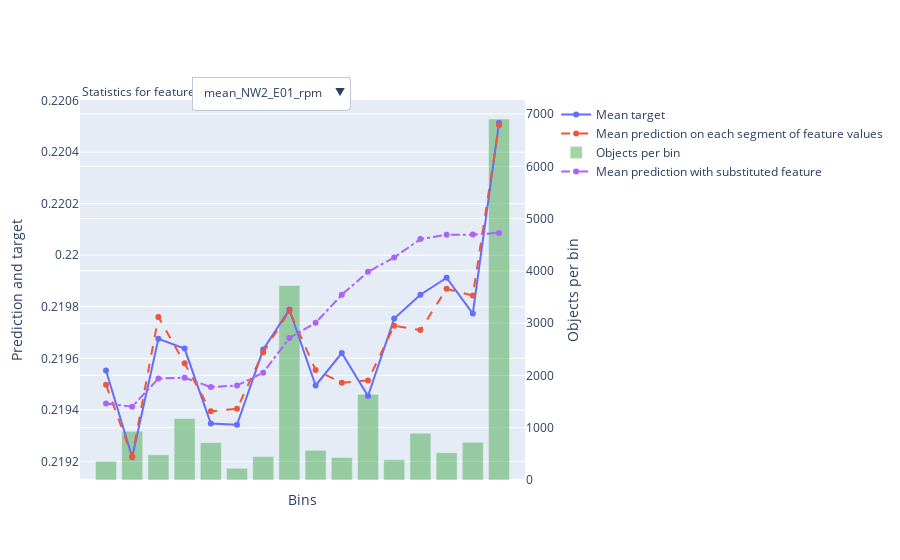
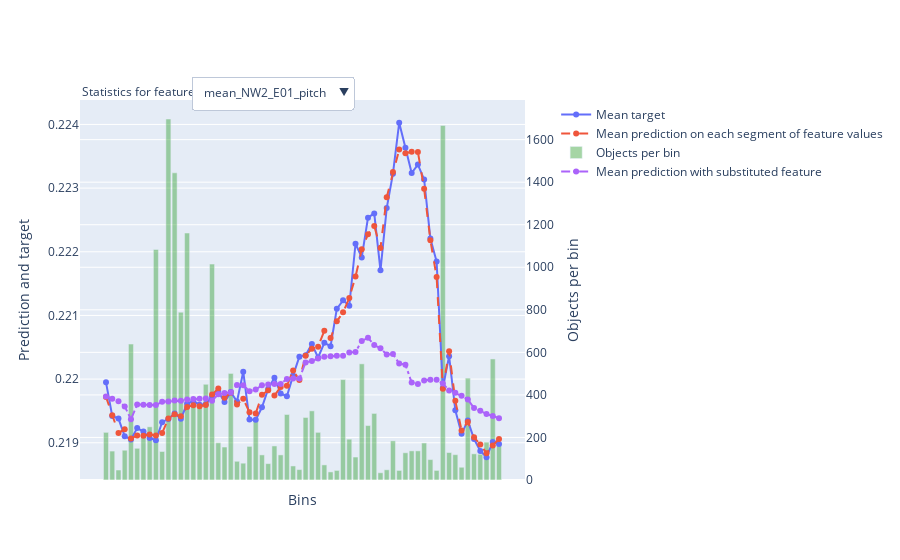
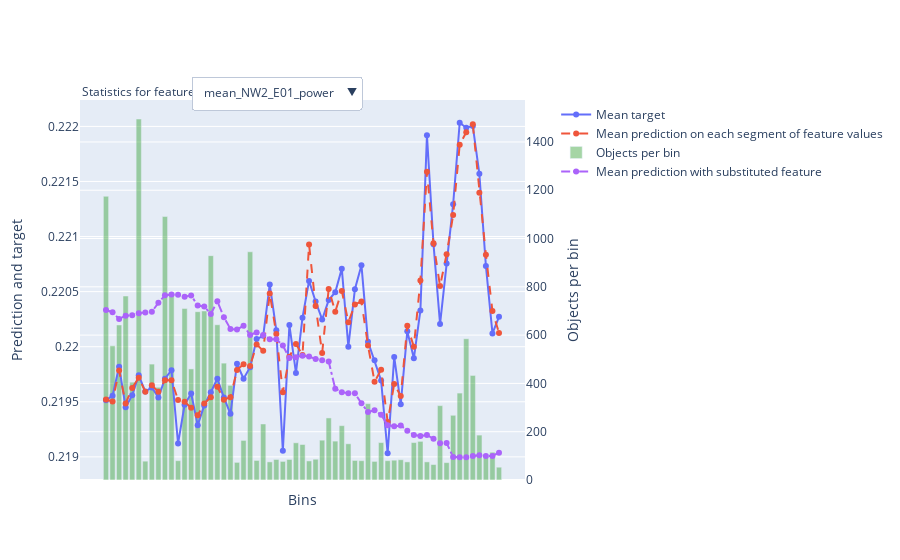
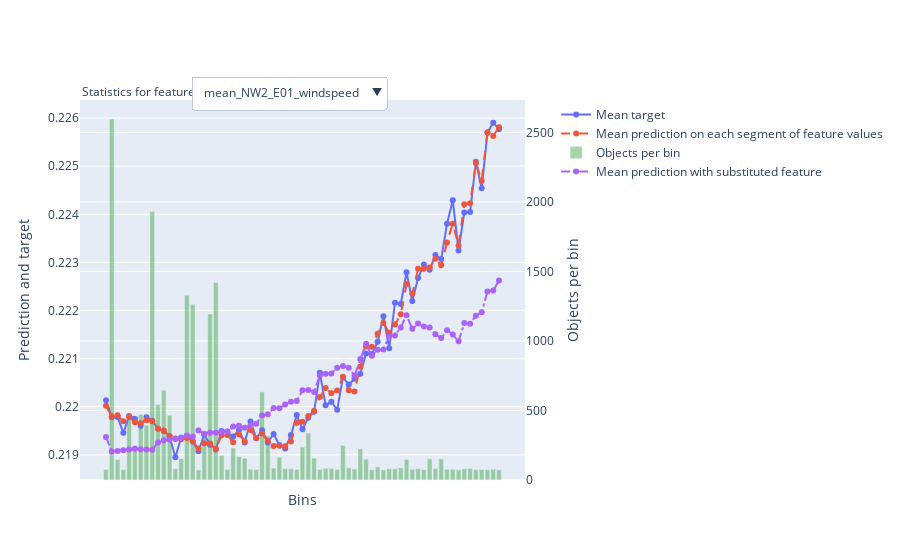

The notebook cell saved with these charts, in order:
### Code cell
from catboost import CatBoostRegressor
cb_regr = CatBoostRegressor(iterations=200)
cb_regr.fit(X, y, logging_level='Silent')

for i in range(X_train.shape[1]):
    cb_regr.calc_feature_statistics(X,
                            target=y,
                            feature=i,
                            plot=True,
                            thread_count=-1,
                            plot_file=None)
